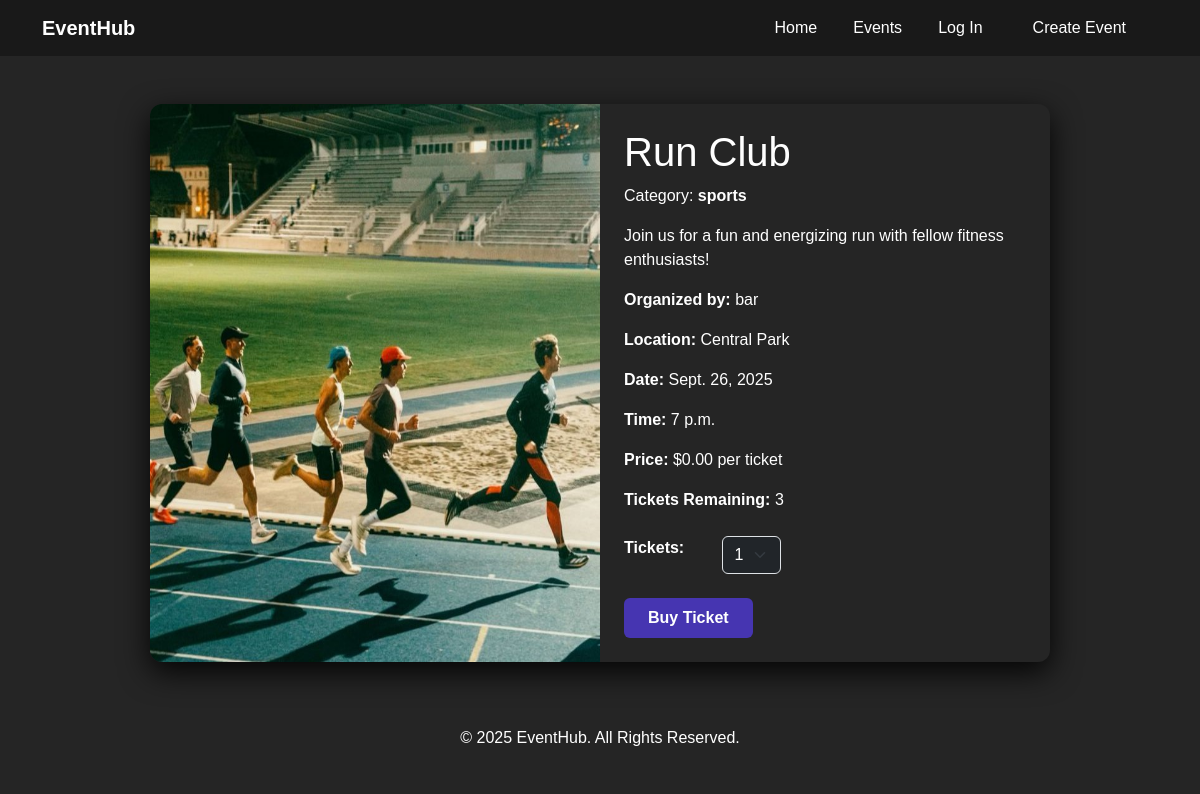
Before: /Events/7/ with the older database file.
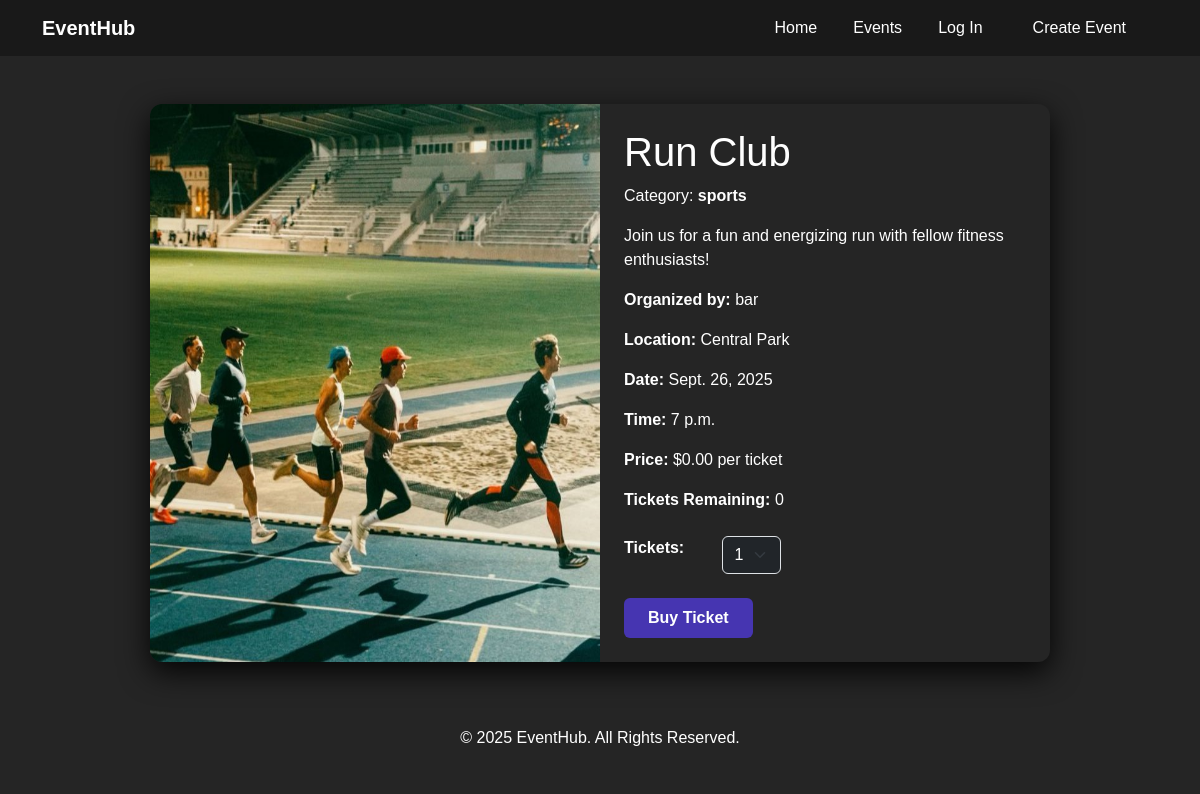
After: the same page with the newer database file.
### events/models.py (models this page shows, shortened)
class Event(models.Model):
    CATEGORY_CHOICES = [
        ('arts', 'Arts and Culture'),
        ('education', 'Education and Workshops'),
        ('sports', 'Sports and Fitness'),
        ('social', 'Social and Networking'),
        ('food', 'Food and Drink'),
        ('entertainment', 'Entertainment'),
        ('technology', 'Technology and Innovation'),
        ('family', 'Family and Kids'),
        ('religious', 'Religious and Spiritual'),
        ('holidays', 'Holidays and Seasonal'),
        ('business', 'Business and Corporate'),
        ('health', 'Health and Wellness'),
        ('niche', 'Other Niche Events'),
    ]
    STATUS_CHOICES = [
        ("active", "Active"),
        ("canceled", "Canceled"),
        ("sold_out", "Sold Out"),
        ("past" , "Compeleted")
    ]
    title = models.CharField(max_length=200)
    description = models.TextField()
    category = models.CharField(max_length=50, choices=CATEGORY_CHOICES, default='arts')
    organizer = models.ForeignKey(User, on_delete=models.CASCADE, related_name="events")
    location = models.CharField(max_length=200)
    date = models.DateField()
    time = models.TimeField()
    image = models.ImageField(upload_to='event-images/')
    status = models.CharField(max_length=50, choices=STATUS_CHOICES, default='active')
    tickets_available = models.IntegerField( default = 0)
    price = models.DecimalField(max_digits=8, decimal_places=2, default=0.0)
    created_at = models.DateTimeField(auto_now_add=True)
    updated_at = models.DateTimeField(auto_now_add=True)
    def tickets_sold(self):
        return self.tickets.aggregate(total=Sum('quantity'))['total'] or 0
    def tickets_remaining(self):
        return self.tickets_available - self.tickets_sold()

class User(AbstractUser):
    is_organizer = models.BooleanField(default=False)
    is_attendee = models.BooleanField(default=False)
    interests = models.TextField(blank=True, help_text="Comma seperated list of event Categories")

### events/views.py (the view)
# urls.py: path('Events/<int:event_id>/', views.event_view, name="event"),
def event_view(request, event_id):
    event = get_object_or_404(Event, id = event_id)
    return render(request, "events/event.html", {
        "event" : event
    })

### events/templates/events/event.html (shortened to what this page needs)
{% extends "events/layout.html" %}
{% block body %}
<div class="event-container  m-5 w-75 mx-auto">
    <div class="bg-secondary-color rounded-4 justify-content-between shadow-lg  overflow-hidden row">
        <img src="{{event.image.url}}" class="p-0 col-6 object-cover img-fluid" ratio="1x1" alt="Event Image">
        <div class="p-4 pl-5 col-6">
            <h1 class="text-3xl font-bold text-primary-color">{{event.title}}</h1>
            <p class="text-lg text-dark-color mt-2">Category: <span class="fw-semibold text-highlight-color">{{event.category}}</span></p>
            <p class="text-dark-color mt-3">{{event.description}}</p>
            <div class="" id="event-description">
                <p class="text-md text-dark-color"><strong>Organized by:</strong> {{event.organizer.username}} </p>
                <p class="text-md text-dark-color"><strong>Location:</strong> {{event.location}} </p>
                <p class="text-md text-dark-color"><strong>Date:</strong> {{event.date}} </p>
                <p class="text-md text-dark-color"><strong>Time:</strong> {{event.time}} </p>
                <p class="text-md text-dark-color"><strong>Price:</strong> ${{event.price}} per ticket</p>
                <p class="text-md text-dark-color"><strong>Tickets Remaining:</strong> {{event.tickets_remaining}}</p>
            </div>
            {% if request.user != event.organizer %}
            <form action="{% url 'buy' event.id %}" method="post">
                <div class="mt-4 ticket-selection row">
                    <label for="ticket-quantity" class="text-md text-dark-color col-3"><strong>Tickets:</strong></label>
                    <select id="ticket-quantity" name="quantity" class="form-select w-auto col-3 bg-dark text-white">
                        <option value="1">1</option>
                    </select>
                </div>
                    <div class="mt-4 d-flex gap-3">
                        <button  type="submit"  class="btn btn-primary px-4 py-2 rounded">Buy Ticket</buttton>
                    </div>
            </form>
            {% endif %}
        </div>
    </div>
</div>
{% endblock %}

### events/templates/events/layout.html (shortened to what this page needs)
{% load static %}
<!DOCTYPE html>
<html lang="en">
<head>
    <link rel="stylesheet" href="https://cdnjs.cloudflare.com/ajax/libs/font-awesome/6.4.2/css/all.min.css">
    <link href="https://cdn.jsdelivr.net/npm/bootstrap@5.3.3/dist/css/bootstrap.min.css" rel="stylesheet">
    <link rel="stylesheet" href="{% static 'events/styles/styles.css' %}">
</head>
<body >
  <nav class="navbar bg-gray navbar-expand-lg">
    <div class="container">
      <a class="navbar-brand" href="#">EventHub</a>
      <div class="collapse navbar-collapse" id="navbarNav">
        <ul class="navbar-nav ms-auto">
          <li class="nav-item">
            <a class="nav-link active" href="{% url 'index' %}">Home</a>
          </li>
          <li class="nav-item">
            <a class="nav-link" href="{% url 'index' %}#allEvents" id="showAllEvents">Events</a>
          </li>
          {% if request.user.is_authenticated %}
            {% if user.is_organizer %}
              <li class="nav-item">
                <a class="nav-link" href="{% url 'organizer' %}"> <span class="fw-bold">{{request.user.username}}'s </span>Dashboard</a>
              </li>
            {% else %}
              <li class="nav-item">
                <a class="nav-link" href="{% url 'logout' %}">Log Out</a>
              </li>
              {% endif %}
          {% else %}
            <li class="nav-item">
              <a class="nav-link" href="{% url 'login' %}">Log In</a>
            </li>
          {% endif %}
          <li class="nav-item px-4">
            <a class="nav-link"
            id="create" href="{% url 'create' %}">Create Event</a>
          </li>
        </ul>
      </div>
    </div>
  </nav>
{% block body %}
{% endblock %}
  <footer class=" py-3">
    <div class="container text-center">
      <p>&copy; 2025 EventHub. All Rights Reserved.</p>
    </div>
  </footer>
</body>
</html>

### events/static/events/styles/styles.css (style rules this page uses)
body { min-height: 100vh; margin: 0; font-family: "Poppins", sans-serif; color: #ffffff; background-color: #252525; box-sizing: border-box; overflow-x: hidden; }
.navbar { background-color: rgba(0, 0, 0, 0.3); -webkit-backdrop-filter: blur(40px); backdrop-filter: blur(40px); width: 100%; z-index: 10; min-height: -moz-max-content; min-height: max-content; }
.navbar .navbar-brand { color: #ffffff; font-weight: bold; }
.navbar .nav-item { padding-inline: 10px; }
.navbar .nav-link, .navbar .nav-link.active { color: #ffffff !important; }
.navbar #create { color: #f8f9fa; }
footer { background-color: #252525; color: #ffffff; text-align: center; }
footer p { margin: 0; }
.event-container { margin: 5% 10%; background: transparent; border-radius: 12px; box-shadow: 0 10px 30px rgba(0, 0, 0, 0.9); overflow: hidden; }
.btn-primary { background: #4635B1; border: none; padding: 10px 20px; border-radius: 8px; color: #ffffff; font-size: 1rem; font-weight: bold; cursor: pointer; transition: all 0.3s ease; text-decoration: none; text-align: center; }

Changed rows visible on the page:
changed Event "Run Club": tickets_remaining "3" → "0"
